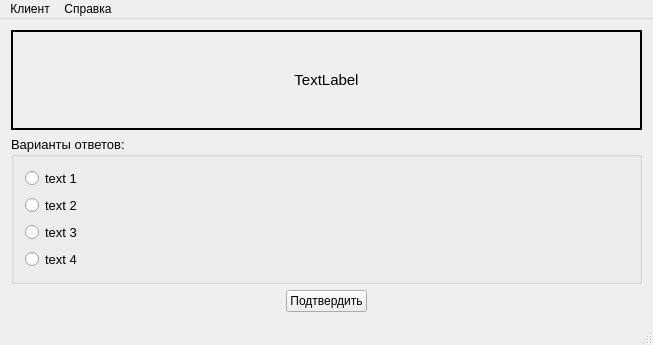
<?xml version="1.0" encoding="UTF-8"?>
<ui version="4.0">
 <class>MainWindow</class>
 <widget class="QMainWindow" name="MainWindow">
  <property name="geometry">
   <rect>
    <x>0</x>
    <y>0</y>
    <width>653</width>
    <height>340</height>
   </rect>
  </property>
  <property name="windowTitle">
   <string>Клиент тестирования</string>
  </property>
  <widget class="QWidget" name="centralWidget">
   <layout class="QGridLayout" name="gridLayout_2">
    <item row="0" column="0" colspan="3">
     <widget class="QLabel" name="label">
      <property name="minimumSize">
       <size>
        <width>0</width>
        <height>100</height>
       </size>
      </property>
      <property name="font">
       <font>
        <pointsize>11</pointsize>
       </font>
      </property>
      <property name="frameShape">
       <enum>QFrame::WinPanel</enum>
      </property>
      <property name="frameShadow">
       <enum>QFrame::Plain</enum>
      </property>
      <property name="text">
       <string>TextLabel</string>
      </property>
      <property name="alignment">
       <set>Qt::AlignCenter</set>
      </property>
      <property name="wordWrap">
       <bool>true</bool>
      </property>
     </widget>
    </item>
    <item row="1" column="0" colspan="3">
     <widget class="QGroupBox" name="gb_answers">
      <property name="font">
       <font>
        <pointsize>10</pointsize>
       </font>
      </property>
      <property name="title">
       <string>Варианты ответов:</string>
      </property>
      <layout class="QHBoxLayout" name="horizontalLayout">
       <item>
        <layout class="QGridLayout" name="gridLayout">
         <item row="0" column="0">
          <widget class="QRadioButton" name="rb_answer_1">
           <property name="font">
            <font>
             <pointsize>10</pointsize>
            </font>
           </property>
           <property name="text">
            <string>text 1</string>
           </property>
           <property name="autoExclusive">
            <bool>true</bool>
           </property>
          </widget>
         </item>
         <item row="1" column="0">
          <widget class="QRadioButton" name="rb_answer_2">
           <property name="font">
            <font>
             <pointsize>10</pointsize>
            </font>
           </property>
           <property name="text">
            <string>text 2</string>
           </property>
           <property name="autoExclusive">
            <bool>true</bool>
           </property>
          </widget>
         </item>
         <item row="2" column="0">
          <widget class="QRadioButton" name="rb_answer_3">
           <property name="font">
            <font>
             <pointsize>10</pointsize>
            </font>
           </property>
           <property name="text">
            <string>text 3</string>
           </property>
           <property name="autoExclusive">
            <bool>true</bool>
           </property>
          </widget>
         </item>
         <item row="3" column="0">
          <widget class="QRadioButton" name="rb_answer_4">
           <property name="font">
            <font>
             <pointsize>10</pointsize>
            </font>
           </property>
           <property name="text">
            <string>text 4</string>
           </property>
           <property name="autoExclusive">
            <bool>true</bool>
           </property>
          </widget>
         </item>
        </layout>
       </item>
      </layout>
     </widget>
    </item>
    <item row="2" column="0">
     <spacer name="horizontalSpacer">
      <property name="orientation">
       <enum>Qt::Horizontal</enum>
      </property>
      <property name="sizeHint" stdset="0">
       <size>
        <width>270</width>
        <height>20</height>
       </size>
      </property>
     </spacer>
    </item>
    <item row="2" column="1">
     <widget class="QPushButton" name="pb_select">
      <property name="text">
       <string>Подтвердить</string>
      </property>
     </widget>
    </item>
    <item row="2" column="2">
     <spacer name="horizontalSpacer_2">
      <property name="orientation">
       <enum>Qt::Horizontal</enum>
      </property>
      <property name="sizeHint" stdset="0">
       <size>
        <width>270</width>
        <height>20</height>
       </size>
      </property>
     </spacer>
    </item>
   </layout>
  </widget>
  <widget class="QMenuBar" name="menuBar">
   <property name="geometry">
    <rect>
     <x>0</x>
     <y>0</y>
     <width>653</width>
     <height>21</height>
    </rect>
   </property>
   <widget class="QMenu" name="menu">
    <property name="title">
     <string>Клиент</string>
    </property>
    <addaction name="act_exit"/>
    <addaction name="act_close"/>
   </widget>
   <widget class="QMenu" name="menu_2">
    <property name="title">
     <string>Справка</string>
    </property>
    <addaction name="act_about"/>
   </widget>
   <addaction name="menu"/>
   <addaction name="menu_2"/>
  </widget>
  <widget class="QStatusBar" name="statusBar"/>
  <action name="act_about">
   <property name="icon">
    <iconset resource="img.qrc">
     <normaloff>:/img/info.png</normaloff>:/img/info.png</iconset>
   </property>
   <property name="text">
    <string>О программе</string>
   </property>
  </action>
  <action name="act_exit">
   <property name="icon">
    <iconset resource="img.qrc">
     <normaloff>:/img/exit.png</normaloff>:/img/exit.png</iconset>
   </property>
   <property name="text">
    <string>Выйти</string>
   </property>
  </action>
  <action name="act_close">
   <property name="icon">
    <iconset resource="img.qrc">
     <normaloff>:/img/close.png</normaloff>:/img/close.png</iconset>
   </property>
   <property name="text">
    <string>Закрыть</string>
   </property>
  </action>
 </widget>
 <layoutdefault spacing="6" margin="11"/>
 <resources>
  <include location="img.qrc"/>
 </resources>
 <connections/>
</ui>
